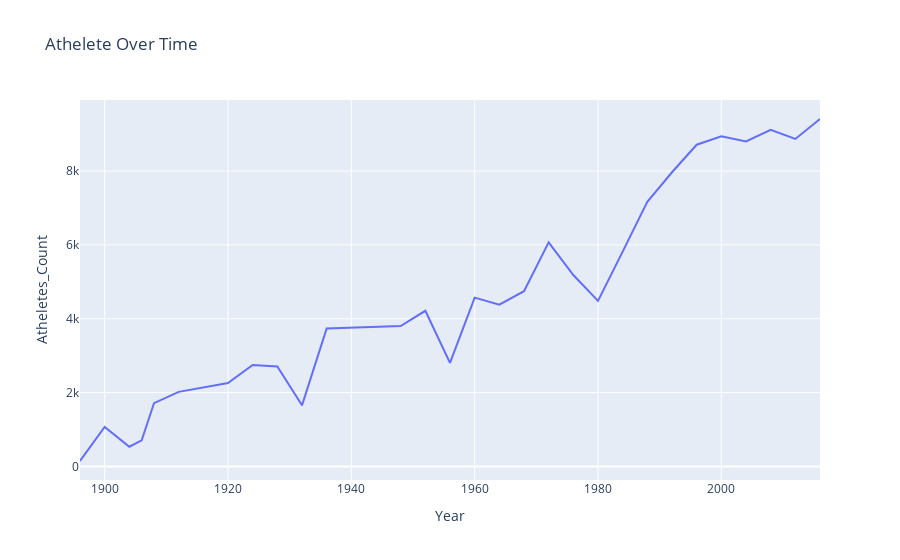

The notebook cell this image was saved under:
### Code cell
fig = px.line(athelete_temp, x="Year",  y="Atheletes_Count", title="Athelete Over Time")
fig.show()

### Figure 1 — Plotly figure (JSON) as saved in the notebook; plotly's stock layout.template omitted (floating-point values rounded to 4 significant figures)
{"data": [{"hovertemplate": "Year=%{x}<br>Atheletes_Count=%{y}<extra></extra>", "legendgroup": "", "line": {"color": "#636efa", "dash": "solid"}, "marker": {"symbol": "circle"}, "mode": "lines", "name": "", "orientation": "v", "showlegend": false, "type": "scatter", "x": [1896, 1900, 1904, 1906, 1908, 1912, 1920, 1924, 1928, 1932, 1936, 1948, 1952, 1956, 1960, 1964, 1968, 1972, 1976, 1980, 1984, 1988, 1992, 1996, 2000, 2004, 2008, 2012, 2016], "xaxis": "x", "y": [147, 1072, 534, 706, 1715, 2019, 2258, 2748, 2706, 1655, 3737, 3804, 4215, 2805, 4571, 4379, 4745, 6069, 5185, 4485, 5818, 7166, 7968, 8713, 8943, 8800, 9116, 8870, 9410], "yaxis": "y"}], "layout": {"legend": {"tracegroupgap": 0}, "title": {"text": "Athelete Over Time"}, "xaxis": {"anchor": "y", "domain": [0, 1], "title": {"text": "Year"}}, "yaxis": {"anchor": "x", "domain": [0, 1], "title": {"text": "Atheletes_Count"}}}}
